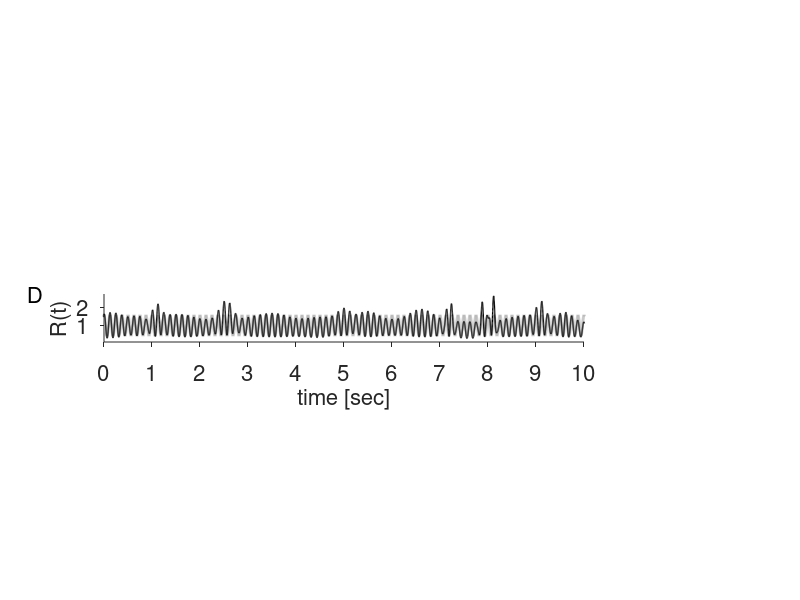

Write the MATLAB code that produced this figure. (Note: this script raises an error after producing the figure.)
function OscilModelExplDV_b

NOPLOT = 0;
GoPrint = 0;

%%%%%%%%%%%%%%%%%%%%%%%%%%%%%%%%%%%%%%%%%%%%
%% MAZE
N=200;
%LF = 2*sqrt(-log(0.01));
LF = 3*sqrt(2);

FT = 8.0;                                   %% LFP frequency
%XS = linspace(0.5,10,N)/LF;                %% place field size
XS = (rand(1,N)*5+0.3)/LF;                  %% place field size
%XS = ones(1,N)*0.5/LF;
%XF = FT+1./(sqrt(2)*pi.*XS);               %% single neuron frequency
XF = FT+1./(LF.*XS);                        %% single neuron frequency

%XF = rand(1,N)*2+8.05;
%XS = 1./(XF-FT)/LF;

%XF = ones(1,N)*8.05;
%XS = 1./(XF-FT)/LF;


%XS = 1./(sqrt(2)*pi*(XF-FT));  %% place field size
XC = 1./(sqrt(2)*pi*XF.*XS);    %% calculated compression factor  
XC = 1./(XF.*XS*LF);    %% calculated compression factor  
%XC = 1./(XF.*XS*LF).*((rand(1,N)+0.5)*0.01+1);    %% calculated compression factor  

%% time
n=10;
t=[0:0.001:N/n]'; %% 10 sec

%% matrices for calculation
vt = repmat(t,1,N);
vf0 = repmat(XF,length(t),1);
vsig = repmat(XS,length(t),1);
vc = repmat(XC,length(t),1);

T = [1:N]/n;
vT = repmat(T,length(t),1);
tau = XC.*T;
vtau = repmat(tau,length(t),1);  

%y = (1+cos(2*pi*vf0.*(vt-vtau))).*exp(-(vt-vT).^2./vsig.^2) /sqrt(pi)./vsig/n;
y1 = (1+cos(2*pi*vf0.*(vt-vtau)));
y2 = exp(-(vt-vT).^2./vsig.^2)/sqrt(pi)./vsig/n;
y = y1.*y2;

A = (exp(-(pi*XC(1)*XS(1)*XF(1)).^2).*cos(2*pi*FT*t) + 1);%*sqrt(pi)*mean(XS);
%keyboard

figure(124);clf;
set(gcf,'position',[1789 9         650         941])

k=20; ll=round(linspace(1,64,k)); kk=round(linspace(5*n,15*n,k));


%%%% Summed activity

subplot('position',[0.13 0.43 0.6 0.08])
%subplot(816)
plot(t,A/mean(A),'-','color',[1 1 1]*0.7,'LineWidth',2)
hold on
plot(t,sum(y,2)/mean(sum(y,2)),'-','color',[1 1 1]*0,'LineWidth',1)
axis tight
xlim([5 15])
box off
%set(gca,'TickDir','out','XTickLabel',[],'FontSize',16,'XTick',[0 20],'YTick',[1:3])
set(gca,'TickDir','out','FontSize',16,'XTick',[5:15],'XTickLabel',[0:10],'YTick',[0:3])
a = get(gca,'Ylim');
ylabel('R(t)','Fontsize',16,'position',[4.3 sum(a)/2])
%ylabel('R(t)','Fontsize',16,'position',[-0.8 sum(a)/2])
xlabel('time [sec]','Fontsize',16)
a = get(gca,'Ylim');
b = get(gca,'Xlim');
text(b(1)-diff(b)*0.16,a(2),'D','FontSize',16)
Lines([4 6]+5,[],'r','-',2)

subplot('position',[0.13 0.3 0.6 0.08])
%subplot(816)
plot(t,A/mean(A),'-','color',[1 1 1]*0.7,'LineWidth',2)
hold on
plot(t,sum(y,2)/mean(sum(y,2)),'-','color',[1 1 1]*0,'LineWidth',1)
axis tight
xlim([5 15])
box off
%set(gca,'TickDir','out','XTickLabel',[],'FontSize',16,'XTick',[0 20],'YTick',[1:3])
set(gca,'TickDir','out','FontSize',16,'XTick',[5:15],'XTickLabel',[0:10],'YTick',[0:3])
xlim([9 11])
a = get(gca,'Ylim');
ylabel('R(t)','Fontsize',16,'position',[9-0.7/5 sum(a)/2])
xlabel('time [sec]','Fontsize',16)
a = get(gca,'Ylim');
b = get(gca,'Xlim');
text(b(1)-diff(b)*0.16,a(2),'E','FontSize',16)
ll = annotation('line',[0.13 0.37],[0.35+0.03 0.42+0.01]);
set(ll,'color',[1 0 0],'LineWidth',2,'LineStyle','--')
ll = annotation('line',[0.73 0.49],[0.35+0.03 0.42+0.01]);
set(ll,'color',[1 0 0],'LineWidth',2,'LineStyle','--')


%%%% Place cells

%% color:
colormap('default');
cc = colormap;
l = round((XS-min(XS))/(max(XS)-min(XS))*64);
l(find(l==0))=1;l(find(l>64))=64;
col = cc(l,:);

subplot('position',[0.13 0.53 0.6 0.15])
%subplot(8,1,[4 5])
hold on
gt = find(t>=5&t<=15);
for m=1:k
  plot(t(gt),y(gt,[kk(m)]),'color',col(kk(m),:))
  plot(t(gt),y2(gt,[kk(m)])*2,'color',col(kk(m),:),'LineWidth',2)
end
axis tight
%xlim([5 15])
box off
%set(gca,'TickDir','out','FontSize',16,'XTick',[5:15],'XTickLabel',[0:10])
set(gca,'TickDir','out','XTickLabel',[],'FontSize',16,'XTick',[0 20])%,'YTick',[1:3])
%xlabel('time [sec]','Fontsize',16)
a = get(gca,'Ylim');
ylabel('R_n(t)','Fontsize',16,'position',[4.45 sum(a)/2])
a = get(gca,'Ylim');
b = get(gca,'Xlim');
text(b(1)-diff(b)*0.16,a(2),'C','FontSize',16)



%%%% F_0 vs L

ft = 8;
a = 3*sqrt(2);
sig = [0.4:0.01:8]; % [sec]
f0 = ft + 1./(sqrt(2)*pi*sig/a);    % [Hz]
cf = 1./(sqrt(2)*pi*sig.*f0/a); % dimension less 

subplot('position',[0.13 0.75 0.3 0.15])
%col = [0.5 0.5 1];
%cc = colormap;
%k = round(linspace(1,64,5));
%col2 = cc(k([2 3 4]),:);
%plot(sig,f0,'k')
s=scatter(sig,f0,20,([1:length(sig)]).^0.6);
%keyboard
set(s,'MarkerFaceColor','flat');
hold on
%m = [1 2 4];
m = [1 3 6];
for n=1:3
  plot(m(n),ft + 1./(sqrt(2)*pi*m(n)/a),'x','color','k','LineWidth',2,'markersize',10)
end
Lines([],8,'k','--');
set(gca,'TickDir','out','FontSize',16)
xlim([0 8])
ylim([7.5 10])
xlabel('place field size L [sec]','FontSize',16)
a = get(gca,'Ylim');
b = get(gca,'Xlim');
ylabel('frequency f_0 [Hz]','FontSize',16,'position',[-0.9 mean(a)])
%text(1.2,9.1,'dorsal','FontSize',16)
%text(2.2,8.6,'middle','FontSize',16)
%text(4.2,8.4,'ventral','FontSize',16)
text(1.2,9.1,'dorsal','FontSize',16)
text(2.7,8.6,'middle','FontSize',16)
text(5.7,8.4,'ventral','FontSize',16)
text(b(1)-diff(b)*0.33,a(2),'A','FontSize',16)
box off


%%% Hippocampus

subplot('position',[0.5 0.75 0.3 0.15])
[ex, ey, ez] = ellipsoid(0,0,0,10,10,0,100);
gx = (ex>1);
grade = repmat([1:length(ex)]',1,length(ex)).*gx;
imagesc(grade)
cc2 = cc;%olormap;
cc2(1,:) = [1 1 1]; 
colormap(cc2);
box off
axis off
xlim([15 90])
Lines([],[30 70],[1 1 1]*0.01)
xlim([0 200])
text(100,20,'dorsal','FontSize',16)
text(100,50,'middle','FontSize',16)
text(100,85,'ventral','FontSize',16)
a = get(gca,'Ylim');
b = get(gca,'Xlim');
text(b(1)-diff(b)*0.1,a(1),'B','FontSize',16)


PrintFig('OscilModelExplDV4',0)



return

%%%%%%%%%%%%%%%%%%%%%%%%%%%%%%%%%%%%%%%%%%%%
%%%%%%%%%%%%%%%%%%%%%%%%%%%%%%%%%%%%%%%%%%%%
%%%%%%%%%%%%%%%%%%%%%%%%%%%%%%%%%%%%%%%%%%%%
%%%%%%%%%%%%%%%%%%%%%%%%%%%%%%%%%%%%%%%%%%%%
%%%%%%%%%%%%%%%%%%%%%%%%%%%%%%%%%%%%%%%%%%%%
%%%%%%%%%%%%%%%%%%%%%%%%%%%%%%%%%%%%%%%%%%%%
%%%%%%%%%%%%%%%%%%%%%%%%%%%%%%%%%%%%%%%%%%%%
%%%%%%%%%%%%%%%%%%%%%%%%%%%%%%%%%%%%%%%%%%%%
%%%%%%%%%%%%%%%%%%%%%%%%%%%%%%%%%%%%%%%%%%%%
%%%%%%%%%%%%%%%%%%%%%%%%%%%%%%%%%%%%%%%%%%%%
%% Example Figure

%% example neurons
cl = [23:2:27]*2;

%% plot position
ypos = (mm-1)*0.37;

figure(123)
subplot('position',[0.13 0.8-ypos 0.5 0.1])
hold on
%% 
yy = sum(y,2);
gg = find(t>=3 & t<=8);
plot(t(gg),[yy(gg)/max(yy(gg))],'color',[1 1 1]*0.2,'LineStyle','--','LineWidth',2)
ylabel('rate','FontSize',16)
axis tight
xlim([3.5 6.5])
axis off
set(gca,'TickDir','out','FontSize',16,'XTick',[3.5:6.5],'XTickLabel',[0:3],'YTick',[])
box off


%subplot(312)
subplot('position',[0.13 0.6-ypos 0.5 0.2])
hold on
%% 
cc = colormap('lines');
l = 1:3;
k=3; %l = round(linspace(1,64,k));
for n=1:k
  plot(t,y(:,cl(n))/max(y(:,cl(n))),'LineWidth',2,'Color',cc(l(n),:))
end
yy = sum(y,2);
%plot(t,[yy/max(yy)],'color',[1 1 1]*0.2,'LineStyle','--','LineWidth',2)
ylabel('rate','FontSize',16)
if mm==2
  xlabel('time [sec]','FontSize',16)
end
xlim([3.5 6.5])
set(gca,'TickDir','out','FontSize',16,'XTick',[3.5:6.5],'XTickLabel',[0:3],'YTick',[])
%set(gca,'TickDir','out','FontSize',16,'XTick',[3.5:6.5],'XTickLabel',[0:3],'YTick',[])
box off

subplot('position',[0.75 0.6-ypos 0.2 0.2])
% Plot single-sided amplitude spectrum.
gf = find(f>4 & f<=12);
plot(f(gf),mean(YY(gf,:),2),'k','LineWidth',2) 
[mx mt] = MaxPeak(f',mean(YY,2),[4 12],3);
mt
axis tight
xlim([6 10])
Lines(mt);
Lines(XF(mm),[],'g');
Lines(YF(mm),[],'b');
ylabel('power','FontSize',16)
if mm==2
  xlabel('freqeuncy [Hz]','FontSize',16)
end
set(gca,'TickDir','out','FontSize',16)
box off
hold on
%
subplot('position',[0.75 0.8-ypos 0.2 0.1])
hist(f0)
axis tight
xlim([6 10])
axis off
box off

PrintFig(['OscilModelExpl.crt' num2str(mm)],GoPrint)

return
%%%%%%%%%%%%%%%%%%%%%%%%%%%%%%%%%%%%%%%%%%%%
%%%%%%%%%%%%%%%%%%%%%%%%%%%%%%%%%%%%%%%%%%%%
%%%%%%%%%%%%%%%%%%%%%%%%%%%%%%%%%%%%%%%%%%%%
%%%%%%%%%%%%%%%%%%%%%%%%%%%%%%%%%%%%%%%%%%%%
%%%%%%%%%%%%%%%%%%%%%%%%%%%%%%%%%%%%%%%%%%%%
%%%%%%%%%%%%%%%%%%%%%%%%%%%%%%%%%%%%%%%%%%%%
%%%%%%%%%%%%%%%%%%%%%%%%%%%%%%%%%%%%%%%%%%%%
%%%%%%%%%%%%%%%%%%%%%%%%%%%%%%%%%%%%%%%%%%%%
%%%%%%%%%%%%%%%%%%%%%%%%%%%%%%%%%%%%%%%%%%%%
%%%%%%%%%%%%%%%%%%%%%%%%%%%%%%%%%%%%%%%%%%%%

